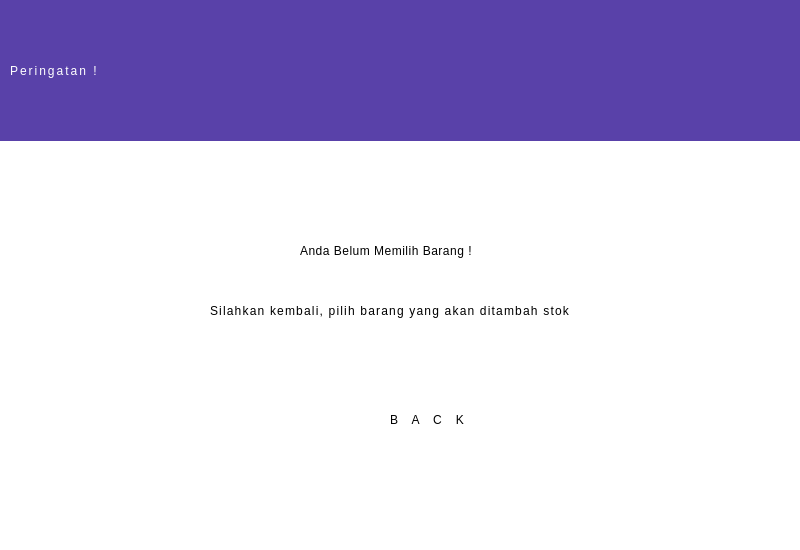
<?xml version="1.0" encoding="UTF-8"?>
<ui version="4.0">
 <class>Dialog</class>
 <widget class="QDialog" name="Dialog">
  <property name="geometry">
   <rect>
    <x>0</x>
    <y>0</y>
    <width>800</width>
    <height>550</height>
   </rect>
  </property>
  <property name="windowTitle">
   <string>Dialog</string>
  </property>
  <widget class="QWidget" name="widget" native="true">
   <property name="geometry">
    <rect>
     <x>-10</x>
     <y>0</y>
     <width>811</width>
     <height>550</height>
    </rect>
   </property>
   <property name="styleSheet">
    <string notr="true">background-color:white;
</string>
   </property>
   <widget class="QLabel" name="lSubTitle">
    <property name="geometry">
     <rect>
      <x>220</x>
      <y>290</y>
      <width>451</width>
      <height>41</height>
     </rect>
    </property>
    <property name="styleSheet">
     <string notr="true">
font: 57 12pt &quot;Noto Looped Lao &quot;;
letter-spacing:1.2px;</string>
    </property>
    <property name="text">
     <string>Silahkan kembali, pilih barang yang akan ditambah stok</string>
    </property>
   </widget>
   <widget class="QLabel" name="label_6">
    <property name="geometry">
     <rect>
      <x>40</x>
      <y>430</y>
      <width>141</width>
      <height>21</height>
     </rect>
    </property>
    <property name="styleSheet">
     <string notr="true">font: 25 12pt &quot;Noto Looped Lao Light&quot;;
letter-spacing:1px;</string>
    </property>
    <property name="text">
     <string/>
    </property>
   </widget>
   <widget class="QLabel" name="lSubTitle_2">
    <property name="geometry">
     <rect>
      <x>310</x>
      <y>230</y>
      <width>281</width>
      <height>41</height>
     </rect>
    </property>
    <property name="styleSheet">
     <string notr="true">
font: 57 15pt &quot;Noto Looped Lao &quot;;
letter-spacing:0.5px;</string>
    </property>
    <property name="text">
     <string>Anda Belum Memilih Barang !</string>
    </property>
   </widget>
   <widget class="QWidget" name="widget_2" native="true">
    <property name="geometry">
     <rect>
      <x>0</x>
      <y>0</y>
      <width>811</width>
      <height>141</height>
     </rect>
    </property>
    <property name="styleSheet">
     <string notr="true">background-color:#5941A9;</string>
    </property>
    <widget class="QLabel" name="lTitle_2">
     <property name="geometry">
      <rect>
       <x>20</x>
       <y>50</y>
       <width>391</width>
       <height>41</height>
      </rect>
     </property>
     <property name="styleSheet">
      <string notr="true">color:white;
font: 57 22pt &quot;Noto Looped Lao Medium&quot;;
letter-spacing:2px;</string>
     </property>
     <property name="text">
      <string>Peringatan !</string>
     </property>
    </widget>
    <widget class="QWidget" name="widget_3" native="true">
     <property name="geometry">
      <rect>
       <x>530</x>
       <y>100</y>
       <width>811</width>
       <height>141</height>
      </rect>
     </property>
     <property name="styleSheet">
      <string notr="true">background-color:#5941A9;</string>
     </property>
     <widget class="QLabel" name="lSubTitle_5">
      <property name="geometry">
       <rect>
        <x>40</x>
        <y>90</y>
        <width>341</width>
        <height>41</height>
       </rect>
      </property>
      <property name="styleSheet">
       <string notr="true">color:white;
font: 57 10pt &quot;Noto Looped Lao Medium&quot;;
letter-spacing:3px;</string>
      </property>
      <property name="text">
       <string>Silhkan pilih 2 menu dibawah ini</string>
      </property>
     </widget>
     <widget class="QLabel" name="lTitle_4">
      <property name="geometry">
       <rect>
        <x>40</x>
        <y>40</y>
        <width>321</width>
        <height>41</height>
       </rect>
      </property>
      <property name="styleSheet">
       <string notr="true">color:white;
font: 57 22pt &quot;Noto Looped Lao Medium&quot;;
letter-spacing:2px;</string>
      </property>
      <property name="text">
       <string>Pengaturan</string>
      </property>
     </widget>
    </widget>
   </widget>
   <widget class="QLabel" name="lTitle_3">
    <property name="geometry">
     <rect>
      <x>400</x>
      <y>410</y>
      <width>91</width>
      <height>20</height>
     </rect>
    </property>
    <property name="styleSheet">
     <string notr="true">font: 57 10pt &quot;Noto Looped Lao Medium&quot;;

letter-spacing :2.5px;</string>
    </property>
    <property name="text">
     <string>B  A  C  K</string>
    </property>
   </widget>
   <widget class="QLabel" name="lbl_Back">
    <property name="geometry">
     <rect>
      <x>420</x>
      <y>370</y>
      <width>31</width>
      <height>31</height>
     </rect>
    </property>
    <property name="text">
     <string/>
    </property>
    <property name="pixmap">
     <pixmap>../icon/previous.png</pixmap>
    </property>
    <property name="scaledContents">
     <bool>true</bool>
    </property>
   </widget>
  </widget>
 </widget>
 <resources/>
 <connections/>
</ui>
